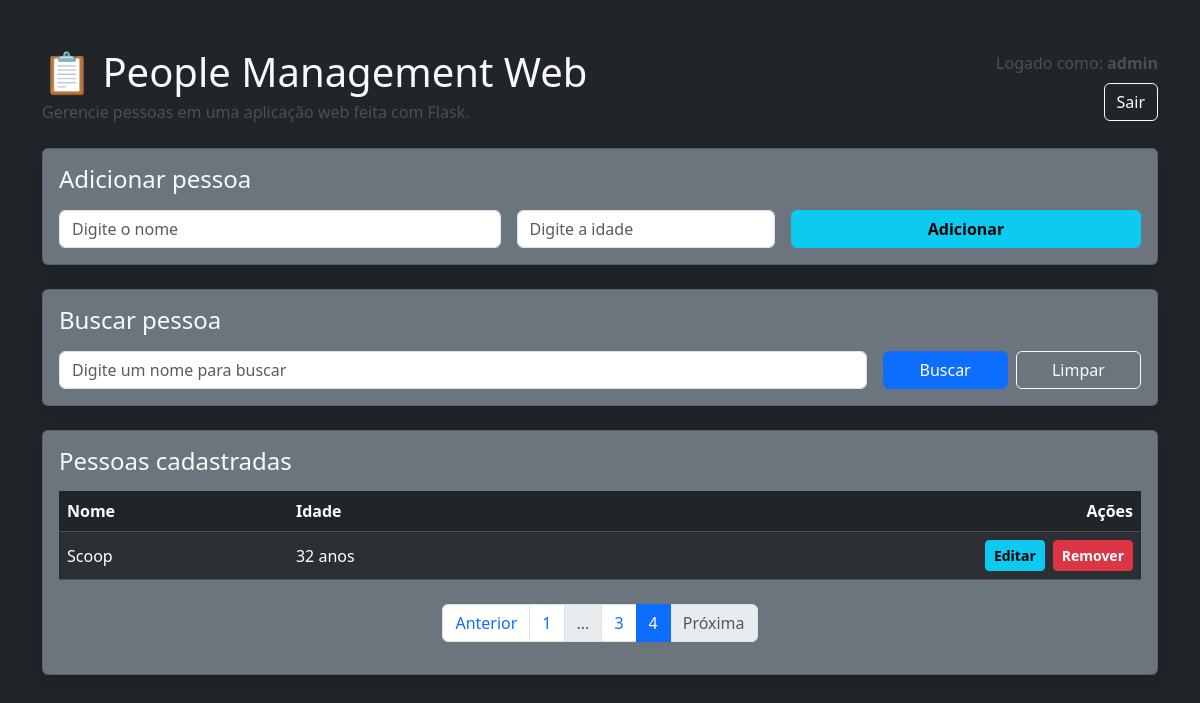
Page /?pagina=4&busca= (signed in) on the committed database.
### app.py (models this page shows)
class Usuario(UserMixin, db.Model):
    id = db.Column(db.Integer, primary_key=True)
    username = db.Column(db.String(100), unique=True, nullable=False)
    password = db.Column(db.String(255), nullable=False)

class Pessoa(db.Model):
    id = db.Column(db.Integer, primary_key=True)
    nome = db.Column(db.String(100), nullable=False)
    idade = db.Column(db.Integer, nullable=False)

### app.py (the view)
@app.route("/")
@login_required
def home():
    busca = request.args.get("busca", "").strip()
    pagina = request.args.get("pagina", 1, type=int)
    por_pagina = 5
    query = Pessoa.query
    if busca:
        query = query.filter(Pessoa.nome.ilike(f"%{busca}%"))
    paginacao = query.order_by(Pessoa.id.asc()).paginate(
        page=pagina,
        per_page=por_pagina,
        error_out=False
    )
    pessoas = paginacao.items
    return render_template(
        "index.html",
        pessoas=pessoas,
        busca=busca,
        pessoa_em_edicao=None,
        form_nome="",
        form_idade="",
        paginacao=paginacao
    )

### app.py (called while the page is built)
@login_manager.user_loader
def load_user(user_id):
    return Usuario.query.get(int(user_id))

### templates/index.html (shortened to what this page needs)
<!DOCTYPE html>
<html lang="pt-br">
<head>
    <link href="https://cdn.jsdelivr.net/npm/bootstrap@5.3.3/dist/css/bootstrap.min.css" rel="stylesheet">
</head>
<body class="bg-dark text-light">
    <div class="container py-5">
        <div class="d-flex flex-column flex-md-row justify-content-between align-items-md-center mb-4 gap-3">
            <div>
                <h1 class="mb-1">📋 People Management Web</h1>
                <p class="text-light-emphasis mb-0">Gerencie pessoas em uma aplicação web feita com Flask.</p>
            </div>
            <div class="d-flex flex-column align-items-md-end gap-2">
                <span class="text-light-emphasis">Logado como: <strong>{{ current_user.username }}</strong></span>
                <a href="{{ url_for('logout') }}" class="btn btn-outline-light">Sair</a>
            </div>
        </div>
        <div class="row g-4">
            <div class="col-12">
                <div class="card bg-secondary text-light shadow">
                    <div class="card-body">
                        {% if pessoa_em_edicao %}
                            <h2 class="h4 mb-3">Editar pessoa</h2>
                            <form action="{{ url_for('atualizar', id=pessoa_em_edicao.id, busca=busca, pagina=paginacao.page) }}" method="post" class="row g-3">
                                <div class="col-md-5">
                                    <input type="text" name="nome" class="form-control" placeholder="Digite o nome" value="{{ form_nome }}" required>
                                </div>
                                <div class="col-md-3">
                                    <input type="text" name="idade" class="form-control" placeholder="Digite a idade" value="{{ form_idade }}" required>
                                </div>
                                <div class="col-md-4 d-flex gap-2">
                                    <button type="submit" class="btn btn-info fw-bold flex-fill">Salvar alterações</button>
                                    <a href="{{ url_for('home', busca=busca, pagina=paginacao.page) }}" class="btn btn-outline-light flex-fill">Cancelar</a>
                                </div>
                            </form>
                        {% else %}
                            <h2 class="h4 mb-3">Adicionar pessoa</h2>
                            <form action="{{ url_for('adicionar') }}" method="post" class="row g-3">
                                <div class="col-md-5">
                                    <input type="text" name="nome" class="form-control" placeholder="Digite o nome" required>
                                </div>
                                <div class="col-md-3">
                                    <input type="text" name="idade" class="form-control" placeholder="Digite a idade" required>
                                </div>
                                <div class="col-md-4">
                                    <button type="submit" class="btn btn-info fw-bold w-100">Adicionar</button>
                                </div>
                            </form>
                        {% endif %}
                    </div>
                </div>
            </div>
            <div class="col-12">
                <div class="card bg-secondary text-light shadow">
                    <div class="card-body">
                        <h2 class="h4 mb-3">Buscar pessoa</h2>
                        <form action="{{ url_for('home') }}" method="get" class="row g-3">
                            <div class="col-md-9">
                                <input type="text" name="busca" class="form-control" placeholder="Digite um nome para buscar" value="{{ busca }}">
                            </div>
                            <div class="col-md-3 d-flex gap-2">
                                <button type="submit" class="btn btn-primary w-100">Buscar</button>
                                <a href="{{ url_for('home') }}" class="btn btn-outline-light w-100">Limpar</a>
                            </div>
                        </form>
                    </div>
                </div>
            </div>
            <div class="col-12">
                <div class="card bg-secondary text-light shadow">
                    <div class="card-body">
                        <h2 class="h4 mb-3">Pessoas cadastradas</h2>
                        {% if pessoas %}
                            <div class="table-responsive">
                                <table class="table table-dark table-striped table-hover align-middle mb-0">
                                    <thead>
                                        <tr>
                                            <th>Nome</th>
                                            <th>Idade</th>
                                            <th class="text-end">Ações</th>
                                        </tr>
                                    </thead>
                                    <tbody>
                                        {% for pessoa in pessoas %}
                                            <tr>
                                                <td>{{ pessoa.nome }}</td>
                                                <td>{{ pessoa.idade }} anos</td>
                                                <td class="text-end">
                                                    <div class="d-inline-flex gap-2">
                                                        <form action="{{ url_for('editar', id=pessoa.id, busca=busca, pagina=paginacao.page) }}" method="get">
                                                            <button type="submit" class="btn btn-info btn-sm fw-bold">Editar</button>
                                                        </form>
                                                        <form action="{{ url_for('remover', id=pessoa.id, busca=busca, pagina=paginacao.page) }}" method="post" onsubmit="return confirmarRemocao()">
                                                            <button type="submit" class="btn btn-danger btn-sm fw-bold">Remover</button>
                                                        </form>
                                                    </div>
                                                </td>
                                            </tr>
                                        {% endfor %}
                                    </tbody>
                                </table>
                            </div>
                            {% if paginacao.pages > 1 %}
                                <nav class="mt-4">
                                    <ul class="pagination justify-content-center">
                                        <li class="page-item {% if not paginacao.has_prev %}disabled{% endif %}">
                                            <a class="page-link" href="{{ url_for('home', pagina=paginacao.prev_num, busca=busca) if paginacao.has_prev else '#' }}">
                                                Anterior
                                            </a>
                                        </li>
                                        {% for numero in paginacao.iter_pages(left_edge=1, right_edge=1, left_current=1, right_current=2) %}
                                            {% if numero %}
                                                <li class="page-item {% if numero == paginacao.page %}active{% endif %}">
                                                    <a class="page-link" href="{{ url_for('home', pagina=numero, busca=busca) }}">
                                                        {{ numero }}
                                                    </a>
                                                </li>
                                            {% else %}
                                                <li class="page-item disabled">
                                                    <span class="page-link">...</span>
                                                </li>
                                            {% endif %}
                                        {% endfor %}
                                        <li class="page-item {% if not paginacao.has_next %}disabled{% endif %}">
                                            <a class="page-link" href="{{ url_for('home', pagina=paginacao.next_num, busca=busca) if paginacao.has_next else '#' }}">
                                                Próxima
                                            </a>
                                        </li>
                                    </ul>
                                </nav>
                            {% endif %}
                        {% else %}
                            <p class="mb-0 text-light-emphasis">Nenhuma pessoa encontrada.</p>
                        {% endif %}
                    </div>
                </div>
            </div>
        </div>
    </div>
</body>
</html>

### rows in the picture
Usuario: username "admin"
Pessoa: nome "Scoop", idade "32"

### other values in the picture
{{ numero }} "1" "3" "4"
